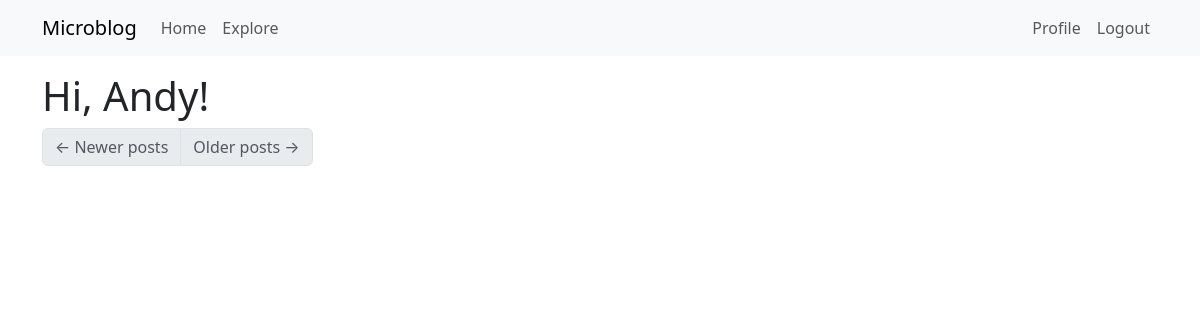
The page /explore (signed in) on the database as committed earlier.
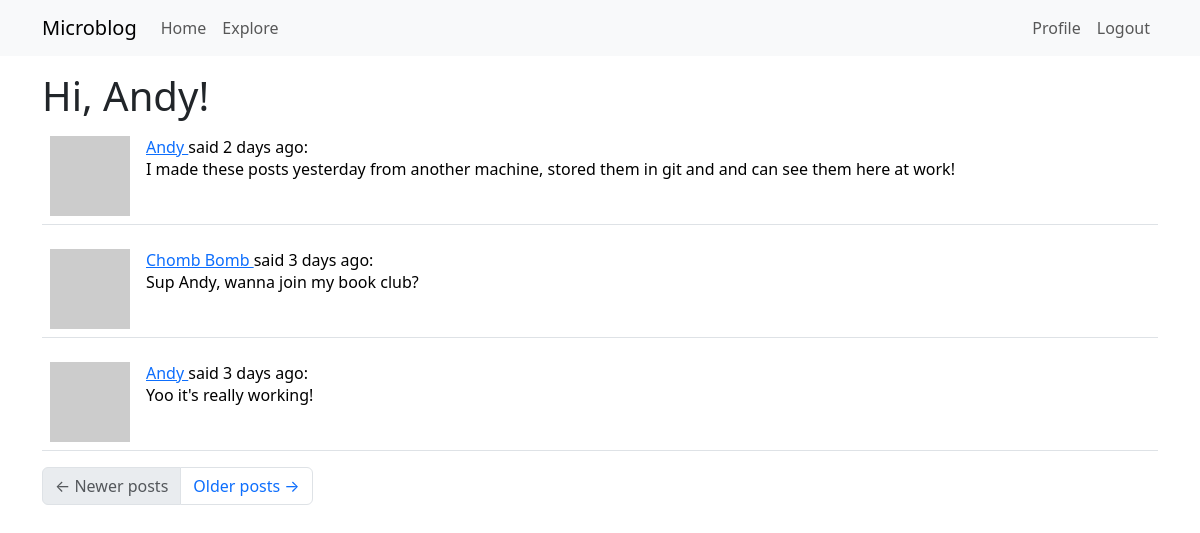
The same page on the database as committed later.
### app/models.py (models this page shows, shortened)
class User(UserMixin, db.Model):
    id: so.Mapped[int] = so.mapped_column(primary_key=True)
    username: so.Mapped[str] = so.mapped_column(sa.String(64), index=True,
                                                unique=True)
    email: so.Mapped[str] = so.mapped_column(sa.String(120), index=True,
                                             unique=True)
    password_hash: so.Mapped[Optional[str]] = so.mapped_column(sa.String(256))
    about_me: so.Mapped[Optional[str]] = so.mapped_column(sa.String(140))
    last_seen: so.Mapped[Optional[datetime]] = so.mapped_column(
        default=lambda: datetime.now(timezone.utc))
    posts: so.WriteOnlyMapped['Post'] = so.relationship(
        back_populates='author')
    following: so.WriteOnlyMapped['User'] = so.relationship(
        secondary=followers, primaryjoin=(followers.c.follower_id == id),
        secondaryjoin=(followers.c.followed_id == id),
        back_populates='followers')
    followers: so.WriteOnlyMapped['User'] = so.relationship(
        secondary=followers, primaryjoin=(followers.c.followed_id == id),
        secondaryjoin=(followers.c.follower_id == id),
        back_populates='following')
    def avatar(self, size):
        digest = md5(self.email.lower().encode('utf-8')).hexdigest()
        return f'https://www.gravatar.com/avatar/{digest}?d=identicon&s={size}'

class Post(db.Model):
    id: so.Mapped[int] = so.mapped_column(primary_key=True)
    body: so.Mapped[str] = so.mapped_column(sa.String(140))
    timestamp: so.Mapped[datetime] = so.mapped_column(
        index=True, default=lambda: datetime.now(timezone.utc))
    user_id: so.Mapped[int] = so.mapped_column(sa.ForeignKey(User.id),
                                               index=True)
    author: so.Mapped[User] = so.relationship(back_populates='posts')

### app/routes.py (the view)
@app.route('/explore')
@login_required
def explore():
    page = request.args.get('page', 1, type=int)
    query = sa.select(Post).order_by(Post.timestamp.desc())
    posts = db.paginate(query, page=page,
                        per_page=app.config['POSTS_PER_PAGE'], error_out=False)
    next_url = url_for('explore', page=posts.next_num) \
        if posts.has_next else None
    prev_url = url_for('explore', page=posts.prev_num) \
        if posts.has_prev else None
    return render_template("index.html", title='Explore', posts=posts.items,
                           next_url=next_url, prev_url=prev_url)

### app/models.py (called while the page is built)
@login.user_loader
def load_user(id):
    return db.session.get(User, int(id))

### app/routes.py (called while the page is built)
@app.before_request
def before_request():
    if current_user.is_authenticated:
        current_user.last_seen = datetime.now(timezone.utc)
        db.session.commit()

### app/templates/index.html
{% extends "base.html" %} {% import "bootstrap_wtf.html" as wtf %} {% block
content %}
<h1>Hi, {{ current_user.username }}!</h1>
{% if form %} {{ wtf.quick_form(form) }} {% endif %} {% for post in posts %} {%
include '_post.html' %} {% endfor %}
<nav aria-label="Post navigation">
  <ul class="pagination">
    <li class="page-item{% if not prev_url %} disabled{% endif %}">
      <a class="page-link" href="{{ prev_url }}">
        <span aria-hidden="true">&larr;</span> Newer posts
      </a>
    </li>
    <li class="page-item{% if not next_url %} disabled{% endif %}">
      <a class="page-link" href="{{ next_url }}">
        Older posts <span aria-hidden="true">&rarr;</span>
      </a>
    </li>
  </ul>
</nav>
{% endblock %}

### app/templates/base.html (shortened to what this page needs)
<html lang="en">
   <head>
     <link
         href="https://cdn.jsdelivr.net/npm/bootstrap@5.3.2/dist/css/bootstrap.min.css"
         rel="stylesheet"
>
   </head>
   <body>
     <nav class="navbar navbar-expand-lg bg-body-tertiary">
       <div class="container">
         <a class="navbar-brand" href="{{ url_for('index') }}">Microblog</a>
         <div class="collapse navbar-collapse" id="navbarSupportedContent">
           <ul class="navbar-nav me-auto mb-2 mb-lg-0">
             <li class="nav-item">
               <a class="nav-link" aria-current="page" href="{{ url_for('index') }}">Home</a>
             </li>
             <li class="nav-item">
               <a class="nav-link" aria-current="page" href="{{ url_for('explore') }}">Explore</a>
             </li>
           </ul>
           <ul class="navbar-nav mb-2 mb-lg-0">
            {% if current_user.is_anonymous %}
            <li class="nav-item">
              <a class="nav-link" aria-current="page" href="{{ url_for('login') }}">Login</a>
            </li>
            {% else %}
            <li class="nav-item">
              <a class="nav-link" aria-current="page" href="{{ url_for('user', username=current_user.username) }}">Profile</a>
            </li>
            <li class="nav-item">
              <a class="nav-link" aria-current="page" href="{{ url_for('logout') }}">Logout</a>
            </li>
            {% endif %}
          </ul>
        </div>
      </nav>
      <div class="container mt-3">
        {% block content %}{% endblock %}
      </div>
    </body>
  </html>

### app/templates/_post.html
<table class="table table-hover">
  <tr>
    <td width="70px">
      <a href="{{ url_for('user', username=post.author.username) }}">
        <img src="{{ post.author.avatar(70) }}" />
      </a>
    </td>
    <td>
      <a href="{{ url_for('user', username=post.author.username) }}">
        {{ post.author.username }}
      </a>
      said {{ moment(post.timestamp).fromNow() }}:
      <br />
      {{ post.body }}
    </td>
  </tr>
</table>

Rows that differ between the two databases and show on the page:
added Post: author.username "Andy", timestamp "2 days ago", body "I made these posts yesterday from another machine, stored them in git and and can see them here at work!"
added Post: author.username "Chomb Bomb", timestamp "3 days ago", body "Sup Andy, wanna join my book club?"
added Post: author.username "Andy", timestamp "3 days ago", body "Yoo it's really working!"
